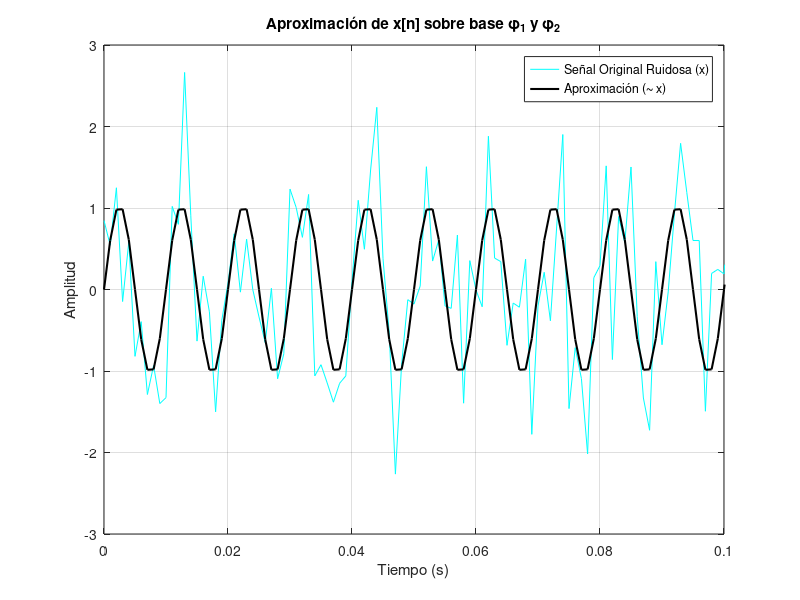

The MATLAB source for this figure:
#Generación del Ruido: La función randn de Octave genera ruido aleatorio con distribución normal de varianza 1 y media 0
#.Para que tenga una varianza de 0.5, debemos multiplicarlo por su desviación estándar (la raíz cuadrada de la varianza:  0.5).
fs = 1000;           
N = 500;             
t = (0:N-1) / fs;    

f_seno = 100;        # Frecuencia de la senoidal
senoidal = sin(2 * pi * f_seno * t); # Señal senoidal sin ruido

#Ruido aleatorio con distribución normal (media 0, varianza 0.5)
varianza = 0.5;
desviacion_std = sqrt(varianza);
ruido = desviacion_std * randn(1, N);

#entonces la senal queda definida como: 
x = senoidal + ruido;

#graficamos la senal
%figure;
%plot(t, x, 'b', 'LineWidth', 1.2);
%title('Señal compuesta x[n] (Senoidal 100Hz + Ruido Gaussiano)');
%xlabel('Tiempo (s)');
%ylabel('Amplitud');
%grid on;
%pause(10);

#Energía: Como establece la teoría geométrica de señales, la energía es exactamente igual al cuadrado de la norma-2 (E(x)=∣∣x∣∣^2.)
norma_2 = norm(x, 2); 
#Energía (Cuadrado de la norma-2)
energia = norma_2^2; 
#Valor RMS (Raíz cuadrada de la Energía dividida por N)
valor_rms = sqrt(energia / N);
# Acción (Equivalente a la Norma-1)
accion = norm(x, 1);
#Amplitud (Equivalente a la Norma-infinito)
amplitud = norm(x, inf);
#resultados:
printf('\n--- RESULTADOS PARTE I ---\n');
printf('Norma-2:   %8.4f\n', norma_2);
printf('Energía:   %8.4f\n', energia);
printf('Valor RMS: %8.4f\n', valor_rms);
printf('Acción:    %8.4f\n', accion);
printf('Amplitud:  %8.4f\n', amplitud);


######################################################################
#parte 2
#El Producto Interno: En el espacio de señales, el producto interno ⟨x,y⟩ se calcula sumando el producto muestra a muestra de ambos vectores
#.Conceptualmente, nos proporciona una medida directa del grado de parecido o la proyección de una señal sobre la otra.
#El Ángulo: La teoŕıa geométrica establece que el producto interno se relaciona con el ángulo φ que 
#forman los dos vectores mediante la ecuación ⟨x,y⟩=∥x∥2 ∥y∥2 cos(φ).
#Si despejamos φ aplicando la función arco coseno (acos), podemos obtener el ángulo exacto.

y = sin(2 * pi * 100 * t);
#ahora hacemos prod interno
prod_interno = sum(x .* y);

#para calcular el angulo entre dos senales despejamos de la formula: ⟨x,y⟩=∥x∥2 ∥y∥2 cos(φ).
#donde nos queda: cos(φ) = <x,y> / (||x|| * ||y||)
norma_y = norm(y, 2);
coseno_angulo = prod_interno / (norma_2 * norma_y);
#como ya tenemos el coseno del angulo si aplicamos el arcoseno obtenemos el angulo:
angulo_rad = acos(coseno_angulo); 
#y en grados:
angulo_grados = angulo_rad * (180 / pi); 

#el producto interno normalizado (que equivale al cos(φ)) es una medida directa de la similitud o el "aporte de una señal en otra".
    #Si el ángulo fuera de 0° (cos(0)=1), significaría que las señales son iguales o idénticas en forma.
    #Si el ángulo fuera de 90° (cos(90)=0), las señales serían completamente ortogonales, es decir, no se parecen en nada y no comparten información.

printf('\n--- RESULTADOS PARTE II ---\n');
printf('Producto Interno <x, y>: %8.4f\n', prod_interno);
printf('Coseno del ángulo:       %8.4f\n', coseno_angulo);
printf('Ángulo entre señales:    %8.4f rad (%8.2f grados)\n', angulo_rad, angulo_grados);

#Conclusión : Al calcular el coseno de 44.89°, el resultado ronda el 0.708. Esto demuestra que existe una similitud fuerte y positiva (aprox. 71%) entre ambas señales.
#¿Por qué no dio 0° si ambas tienen 100 Hz? Porque el ruido aleatorio gaussiano que le sumaste a x[n] aporta energía en otras direcciones 
#no correlacionadas, lo que "desvía" o inclina el vector alejándolo del 0° perfecto. 
#Sin embargo, como el producto interno actúa como un "detector", logró encontrar la senoidal pura escondida debajo del ruido, 
#evitando que el ángulo se acerque a los 90° (ortogonalidad).




####################################################################################################################
#parte 3:
#si un conjunto es ortonormal, el producto interno de la señal consigo misma da 1 (∣∣x∣∣=1) y el producto cruzado da 0. 
#Una onda senoidal pura "cruda" es ortogonal a otra de distinta frecuencia, pero su norma no es 1. 
#Para hacerlas verdaderamente ortonormales, debemos dividirlas por su propia norma-2.

#Coeficientes de Proyección (α):si la base es ortonormal, el coeficiente óptimo α i
#que minimiza el error se calcula simplemente como el producto interno directo entre tu señal y el vector de la base: 
#α i=⟨x,ϕi⟩

#Error Cuadrático Total (ECT):el cuadrado de la norma-2 del vector de error (la diferencia entre la señal original x y tu aproximación  
#x~).Es decir, ECT=∣∣x−x~∣∣2^2.Norma dos al cuadrado.

#hacemos las bases ortonormales
phi1_cruda = sin(2 * pi * 100 * t);
phi2_cruda = sin(2 * pi * 200 * t);

#Para que la base sea verdaderamente ortonormal, su norma-2 debe ser 1.
phi1 = phi1_cruda / norm(phi1_cruda, 2);
phi2 = phi2_cruda / norm(phi2_cruda, 2);

#procedemos a hallar los alfas usando la fórmula: alfa = <x, phi>
alfa1 = sum(x .* phi1);
alfa2 = sum(x .* phi2);

# construimos la señal aproximada (~x)
x_aprox = alfa1 * phi1 + alfa2 * phi2;

#calculamos el ect con la formula: ECT = ||x - x_aprox||^2, usando la norma-2.
error_senial = x - x_aprox;
ECT = norm(error_senial, 2)^2;

#% resultados
printf('\n--- RESULTADOS PARTE III ---\n');
printf('Coeficiente Alfa 1 (proyección en 100 Hz): %8.4f\n', alfa1);
printf('Coeficiente Alfa 2 (proyección en 200 Hz): %8.4f\n', alfa2);
printf('Error Cuadrático Total (ECT):              %8.4f\n', ECT);

# graficamos para ver la limpieza de la senal.
figure;
plot(t, x, 'c', 'DisplayName', 'Señal Original Ruidosa (x)');
hold on;
plot(t, x_aprox, 'k', 'LineWidth', 1.5, 'DisplayName', 'Aproximación (\sim x)');
title('Aproximación de x[n] sobre base \phi_1 y \phi_2');
xlabel('Tiempo (s)');
ylabel('Amplitud');
legend;
xlim([0 0.1]); % Hacemos zoom en las primeras 0.1s para ver los ciclos claramente
grid on;
pause(10);

#######################################################################################
#parte 4:
#nueva senal desfasada pi/2
frecuencia_ref = 100;
fase_desfase = pi / 2;
y_desfasada = sin(2 * pi * frecuencia_ref * t + fase_desfase);

#volvemos a calcular el prod interno
prod_interno_desfasado = sum(x .* y_desfasada); 

#calculamos el angulo para verificar si es ortogonal o no
norma_y_desfasada = norm(y_desfasada, 2);
coseno_angulo_desfasado = prod_interno_desfasado / (norma_2 * norma_y_desfasada);

angulo_rad_desfasado = acos(coseno_angulo_desfasado);
angulo_grados_desfasado = angulo_rad_desfasado * (180 / pi);

printf('\n--- RESULTADOS PARTE IV ---\n');
printf('Producto Interno (sin desfase):     %8.4f\n', prod_interno); % Valor de la Parte II
printf('Producto Interno (con desfase 90°): %8.4f\n', prod_interno_desfasado);
printf('Nuevo ángulo entre señales:         %8.2f grados\n', angulo_grados_desfasado);
